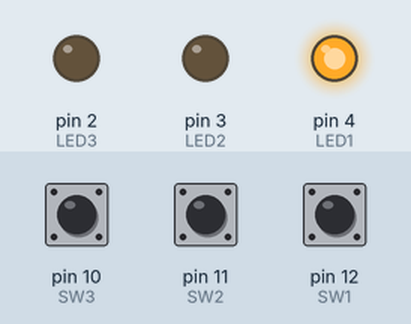
Recording of a sketch running on a simulated Arduino Uno, built with avr-gcc and run on an emulated ATmega328P. Parts: output pins drawn as LEDs (lit = HIGH). Inputs (shaded band) come from the test bench; at power-on: pin 10 (SW3) HIGH, pin 11 (SW2) HIGH, pin 12 (SW1) HIGH.

Above: at 1.2 s.
1.3 s: pin 10 (SW3) pulled LOW for 0.15 s
At 1.4 s:
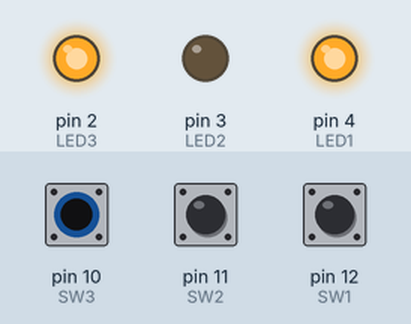
3.0 s: pin 11 (SW2) pulled LOW for 0.15 s
At 3.1 s:
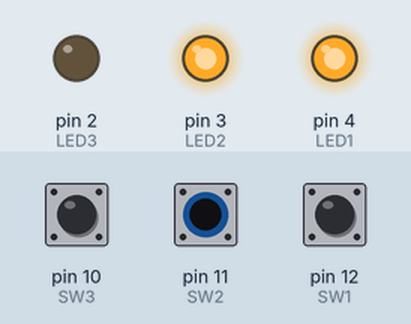
4.7 s: pin 12 (SW1) pulled LOW for 0.15 s
At 4.8 s:
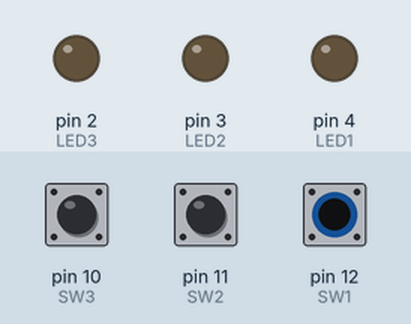
6.4 s: pin 12 (SW1) pulled LOW for 3.2 s
At 10.3 s:
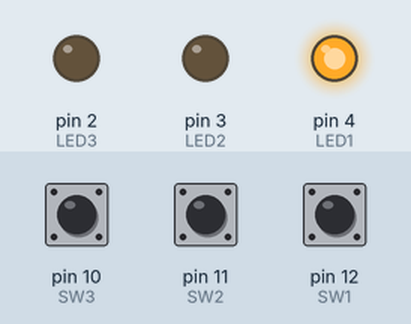
11.1 s: pin 10 (SW3) pulled LOW for 3.2 s
At 11.4 s:
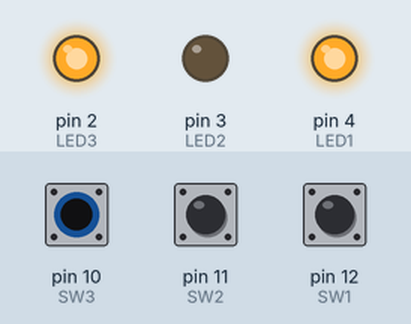
15.8 s: pin 10 (SW3) driven LOW and pin 11 (SW2) driven LOW
At 16.2 s:
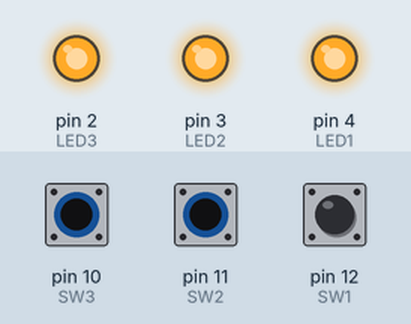
Timing chart, 0 to 18.3 s (numbered marks = the images above; inputs shaded):
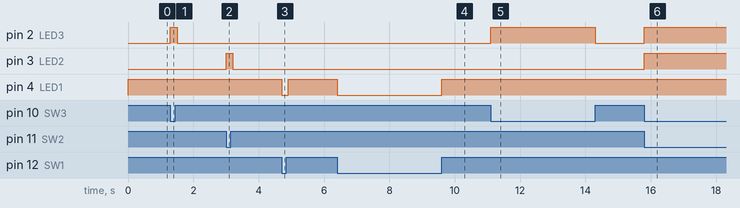

Measured:
- after the input at 1.3 s, pin 2 (LED3): LOW → HIGH at once, → LOW 0.20 s later
- after the input at 3.0 s, pin 3 (LED2): LOW → HIGH at once, → LOW 0.20 s later
- after the input at 4.7 s, pin 4 (LED1): HIGH → LOW at once, → HIGH 0.20 s later
- after the input at 6.4 s, pin 4 (LED1): HIGH → LOW at once, → HIGH 3.2 s later
- after the input at 11.1 s, pin 2 (LED3): LOW → HIGH at once, → LOW 3.2 s later
- after the input at 15.8 s, pin 2 (LED3), pin 3 (LED2): LOW → HIGH at once

The sketch:

sketch_sep03b.ino
```cpp
#define LED1  4
#define LED2  3
#define LED3  2
#define SW1   12
#define SW2   11
#define SW3   10
void setup(){
  pinMode(LED1,OUTPUT);
  pinMode(LED2,OUTPUT);
  pinMode(LED3,OUTPUT);
  pinMode(SW1,INPUT_PULLUP);
  pinMode(SW2,INPUT_PULLUP);
  pinMode(SW3,INPUT_PULLUP);
}
void loop(){
    digitalWrite( LED1,digitalRead(SW1)? HIGH : LOW);
    digitalWrite( LED2,digitalRead(SW2)? LOW : HIGH);
    digitalWrite( LED3,digitalRead(SW3)? LOW : HIGH);
    delay(100);
}
```
